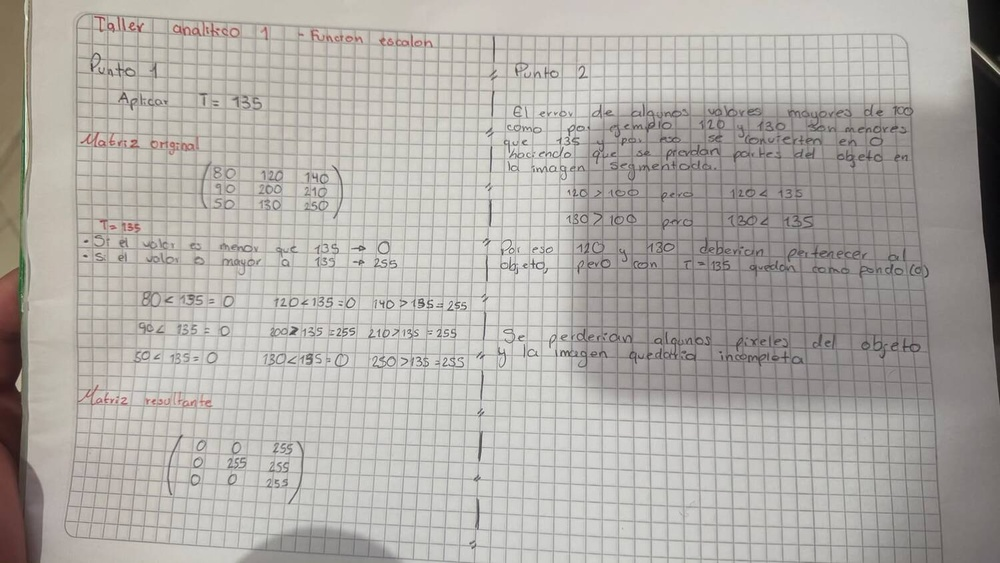
#> input picture sesion03_segmentacion/img/documento.jpg, 1000 x 563 px, shrunk from 1500 x 844 before the run
$ python lab05_segmentacion_morfologia.py
#> lines starting #> are read from the running program, lines starting #| are printed output that depends on the picture; after the words box and inside, x2 and y2 are one past the last pixel; in counts of white or black regions, pixels touching at a corner belong together
"""Segmentacion por umbralizacion y limpieza con morfologia matematica.

Binariza una fotografia con iluminacion despareja usando un umbral fijo y
compara dos formas de limpiar el resultado: apertura y cierre.
"""

import cv2
import matplotlib.pyplot as plt
import numpy as np

RUTA_IMAGEN = "img/documento.jpg"
RUTA_SALIDA = "img/lab05_comparacion.png"
UMBRAL = 127
KERNEL = np.ones((3, 3), np.uint8)


def binarizar(imagen: np.ndarray, umbral: int) -> np.ndarray:
    """Binariza dejando el texto en blanco y el papel en negro."""
    # INV porque la morfologia opera sobre los pixeles blancos: el objeto
    # de interes (el texto, que es oscuro) tiene que quedar en 255.
    _, binaria = cv2.threshold(imagen, umbral, 255, cv2.THRESH_BINARY_INV)
    return binaria


def apertura(binaria: np.ndarray, kernel: np.ndarray) -> np.ndarray:
    """Erosion seguida de dilatacion: borra el ruido blanco del fondo."""
    erosionada = cv2.erode(binaria, kernel, iterations=1)
    return cv2.dilate(erosionada, kernel, iterations=1)


def cierre(binaria: np.ndarray, kernel: np.ndarray) -> np.ndarray:
    """Dilatacion seguida de erosion: rellena los huecos del objeto."""
    dilatada = cv2.dilate(binaria, kernel, iterations=1)
    return cv2.erode(dilatada, kernel, iterations=1)


def guardar_panel(resultados: dict[str, np.ndarray], ruta: str) -> None:
    """Guarda las tres binarias lado a lado; por SSH no hay display."""
    _, ejes = plt.subplots(1, 3, figsize=(15, 5))
    for eje, (titulo, imagen) in zip(ejes, resultados.items()):
        eje.imshow(imagen, cmap="gray")
        eje.set_title(titulo)
        eje.axis("off")
    plt.tight_layout()
    plt.savefig(ruta)


if __name__ == "__main__":
    imagen = cv2.imread(RUTA_IMAGEN, cv2.IMREAD_GRAYSCALE)
#> imagen: shape (563, 1000); min 7, max 253, mean 172.3
    if imagen is None:
        raise FileNotFoundError(RUTA_IMAGEN)

    binaria = binarizar(imagen, UMBRAL)
#> in binarizar, `_, binaria = cv2.threshold(imagen, umbral, 255, cv2.THRESH_BINARY_INV)`:
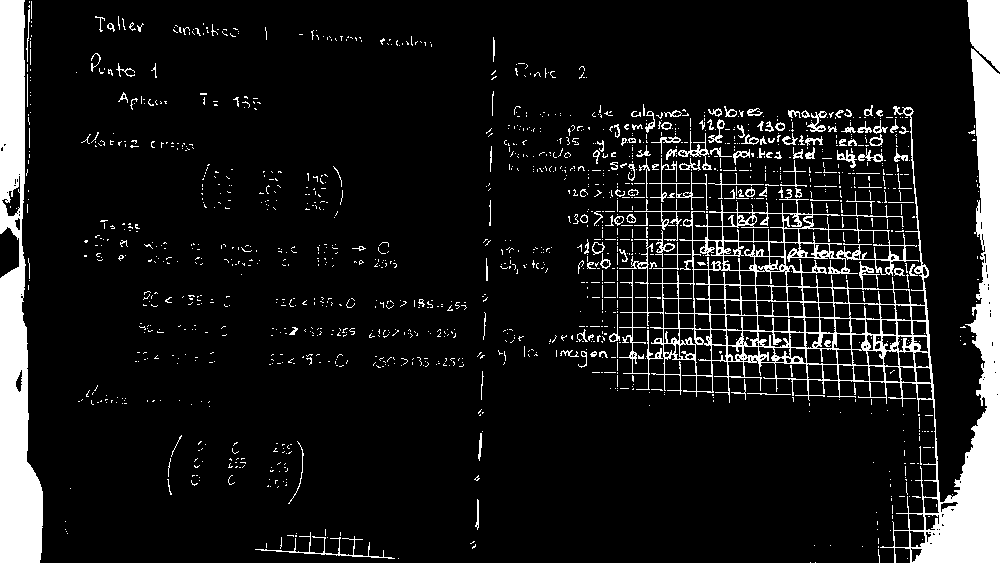
#> binaria: shape (563, 1000); 10.1% white; 1397 white regions (1247 under 20 px), largest, box (x1, y1, x2, y2) and area: (619, 48, 1000, 563) 27671, (0, 0, 43, 563) 14582, (967, 0, 1000, 72) 1772
    resultados = {
        "Binarizada": binaria,
        "Apertura": apertura(binaria, KERNEL),
        "Cierre": cierre(binaria, KERNEL),
    }
#> in apertura, `erosionada = cv2.erode(binaria, kernel, iterations=1)`:
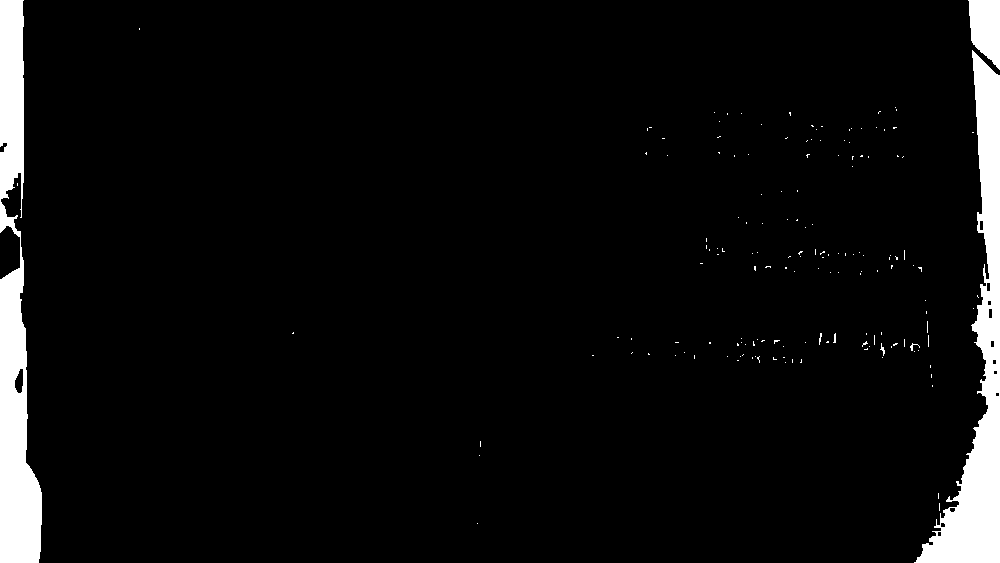
#> erosionada: shape (563, 1000); 5.2% white; 159 white regions (152 under 20 px), largest, box (x1, y1, x2, y2) and area: (914, 50, 1000, 563) 13628, (0, 0, 42, 563) 13513, (968, 0, 1000, 70) 1668
#> in apertura, `return cv2.dilate(erosionada, kernel, iterations=1)`:
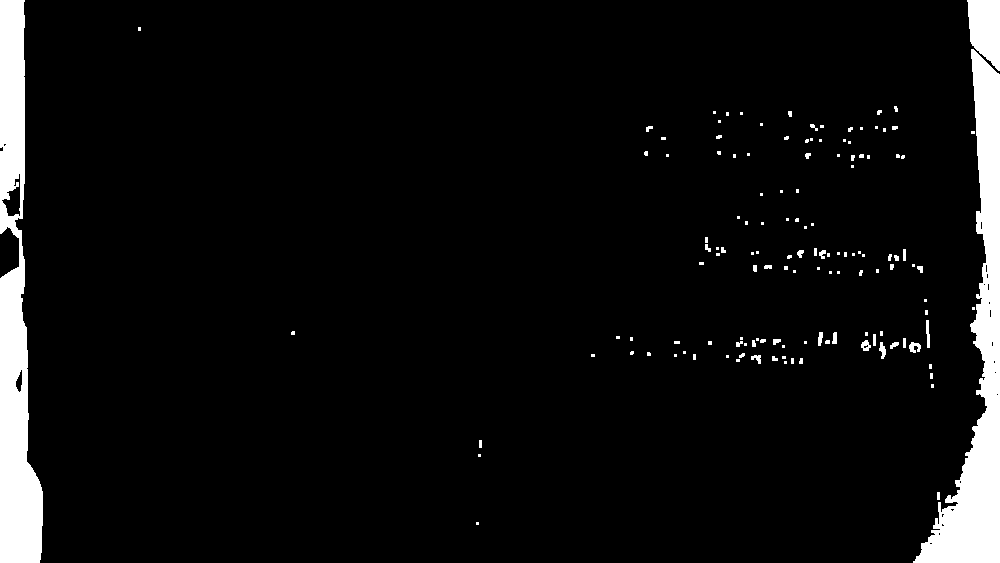
#> returned value: shape (563, 1000); 5.9% white; 136 white regions (94 under 20 px), largest, box (x1, y1, x2, y2) and area: (913, 49, 1000, 563) 14755, (0, 0, 43, 563) 14480, (967, 0, 1000, 71) 1771
#> in cierre, `dilatada = cv2.dilate(binaria, kernel, iterations=1)`:
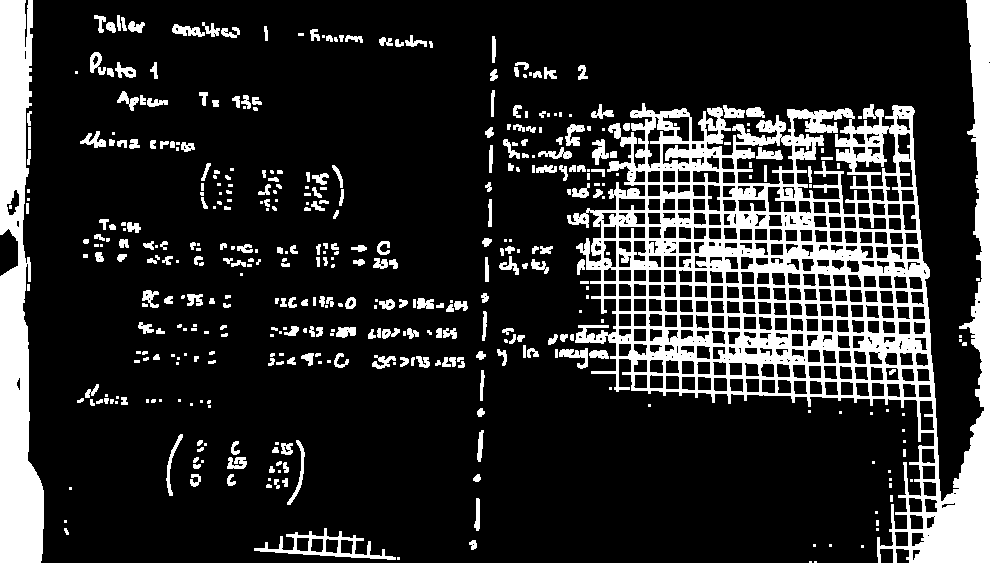
#> dilatada: shape (563, 1000); 18.2% white; 428 white regions (162 under 20 px), largest, box (x1, y1, x2, y2) and area: (567, 0, 1000, 563) 65997, (0, 0, 44, 563) 16206, (254, 528, 396, 560) 1185
#> in cierre, `return cv2.erode(dilatada, kernel, iterations=1)`:
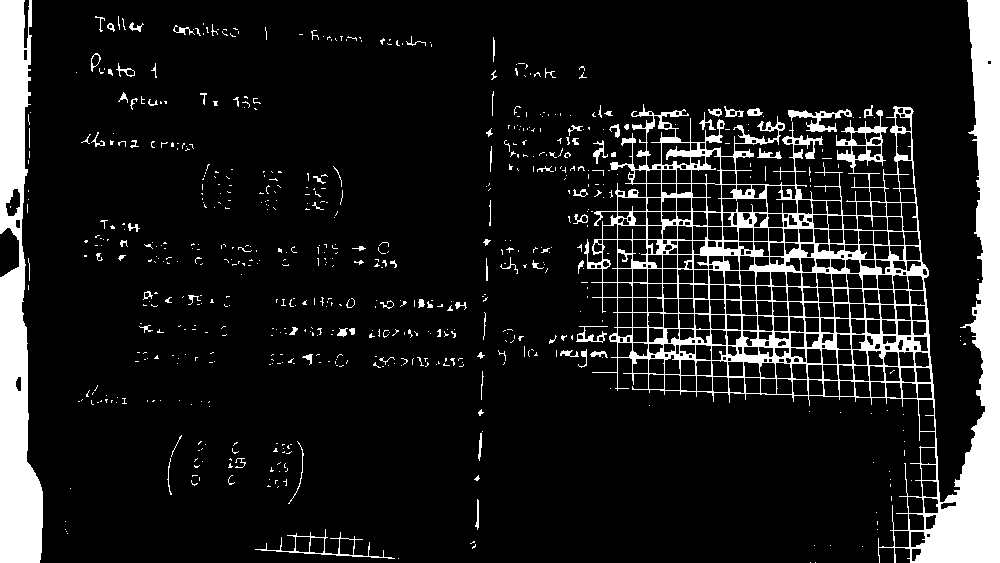
#> returned value: shape (563, 1000); 11.2% white; 640 white regions (542 under 20 px), largest, box (x1, y1, x2, y2) and area: (584, 0, 1000, 563) 40391, (0, 0, 43, 563) 15127, (788, 109, 852, 132) 517

    for titulo, resultado in resultados.items():
        print(f"{titulo}: {np.count_nonzero(resultado)} pixeles blancos")
#> this loop made 3 passes
#> titulo on passes 1 to 3: 'Binarizada', 'Apertura', 'Cierre'
#| Binarizada: 56852 pixeles blancos
#| Apertura: 33462 pixeles blancos
#| Cierre: 63098 pixeles blancos

    guardar_panel(resultados, RUTA_SALIDA)
#> the loop in guardar_panel, `for eje, (titulo, imagen) in zip(ejes, resultados.items()):` made 3 passes
    print(f"Panel guardado en {RUTA_SALIDA}")
